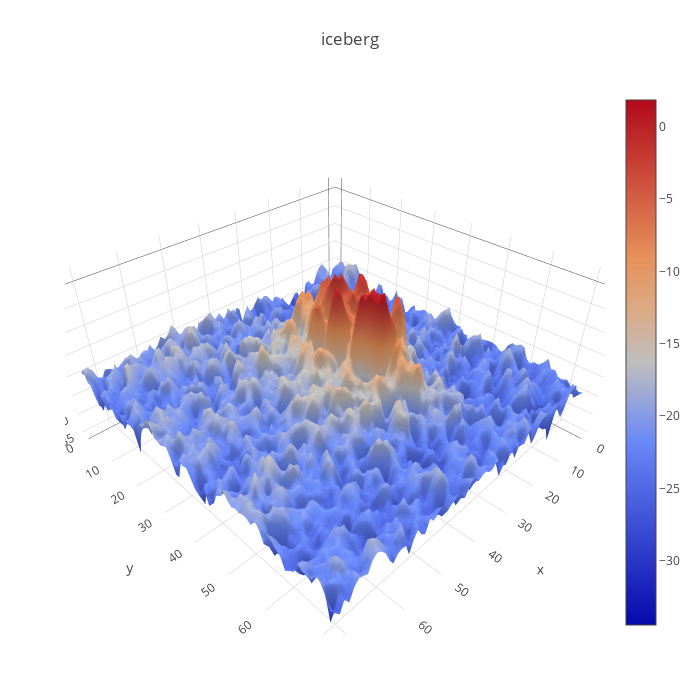

Here is the notebook cell this chart was saved with:
### Code cell
#Take a look at a iceberg
import plotly.offline as py
import plotly.graph_objs as go
py.init_notebook_mode(connected=True)
def plotmy3d(c, name):

    data = [
        go.Surface(
            z=c
        )
    ]
    layout = go.Layout(
        title=name,
        autosize=False,
        width=700,
        height=700,
        margin=dict(
            l=65,
            r=50,
            b=65,
            t=90
        )
    )
    fig = go.Figure(data=data, layout=layout)
    py.iplot(fig)
plotmy3d(X_band_1[12,:,:], 'iceberg')

### Figure 1 — Plotly figure (JSON) as saved in the notebook; plotly's stock layout.template omitted (floating-point values rounded to 4 significant figures; data arrays with more than 128 entries replaced by an {"elided": "..."} marker saying what was removed)
{"data": [{"type": "surface", "z": {"elided": "75x75 float values"}}], "layout": {"autosize": false, "height": 700, "margin": {"b": 65, "l": 65, "r": 50, "t": 90}, "title": "iceberg", "width": 700}}
